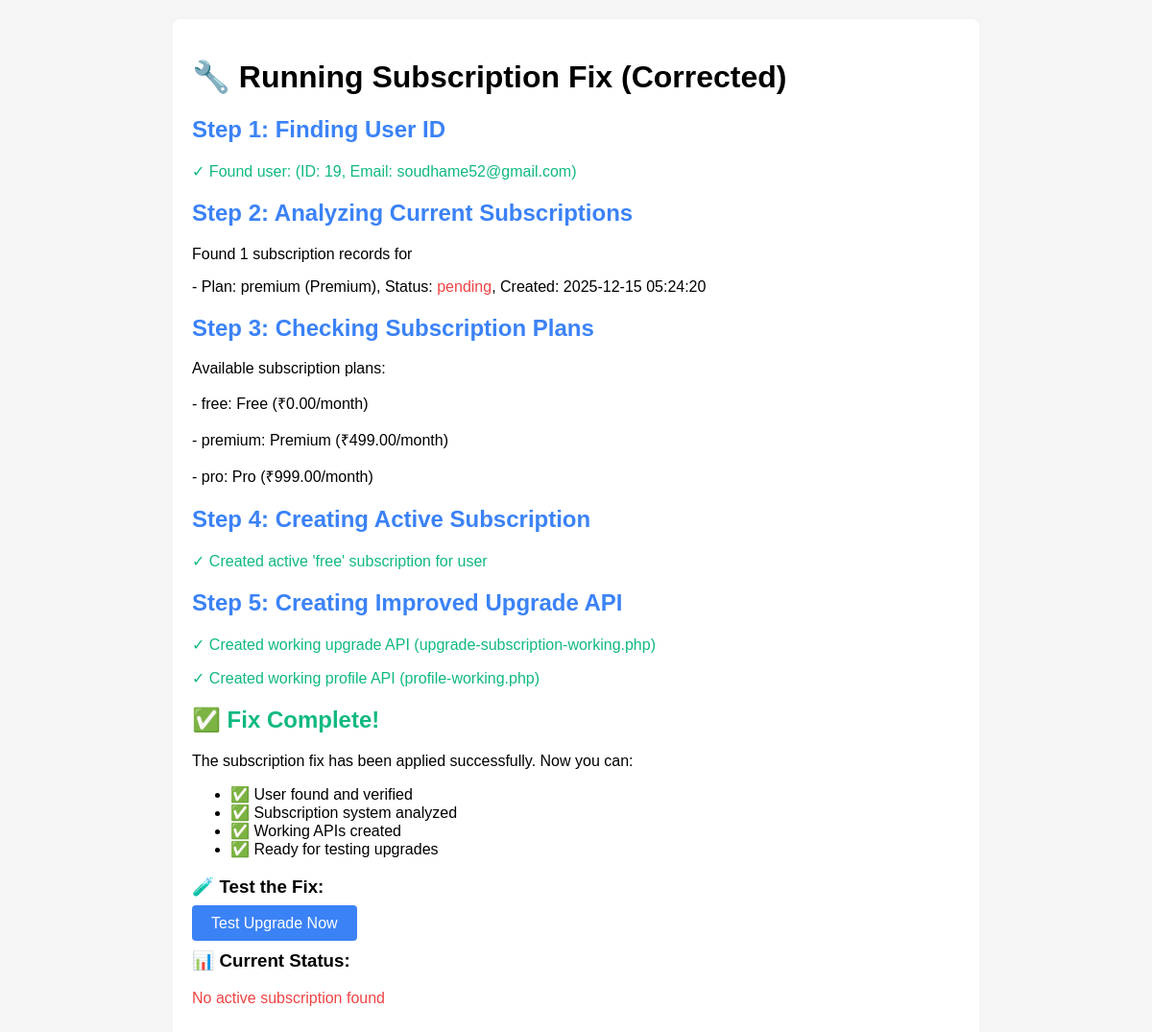
/backend/run-subscription-fix-corrected.php, run on an earlier commit of the app's database.
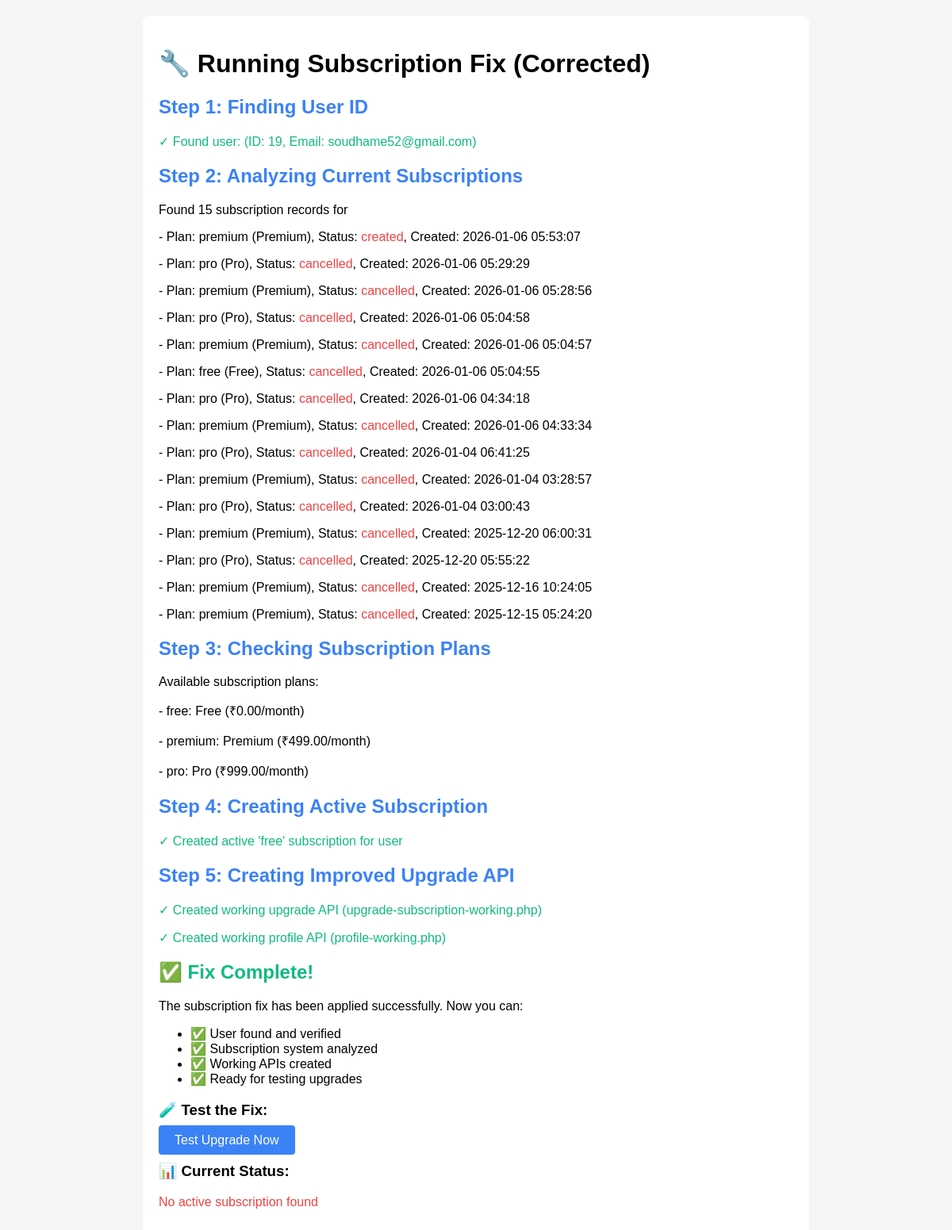
And on a later commit of the database.
### tables this page shows
CREATE TABLE `subscriptions` (
  `id` int(10) UNSIGNED NOT NULL,
  `user_id` int(10) UNSIGNED NOT NULL,
  `plan_id` int(10) UNSIGNED NOT NULL,
  `razorpay_subscription_id` varchar(100) DEFAULT NULL,
  `razorpay_plan_id` varchar(100) DEFAULT NULL,
  `status` enum('created','authenticated','active','pending','halted','cancelled','completed','expired') DEFAULT 'created',
  `current_start` timestamp NULL DEFAULT NULL,
  `current_end` timestamp NULL DEFAULT NULL,
  `quantity` int(11) DEFAULT 1,
  `total_count` int(11) DEFAULT NULL,
  `paid_count` int(11) DEFAULT 0,
  `remaining_count` int(11) DEFAULT NULL,
  `notes` longtext DEFAULT NULL CHECK (json_valid(`notes`)),
  `created_at` timestamp NOT NULL DEFAULT current_timestamp(),
  `updated_at` timestamp NOT NULL DEFAULT current_timestamp() ON UPDATE current_timestamp()
);

CREATE TABLE `subscription_plans` (
  `id` int(10) UNSIGNED NOT NULL,
  `plan_code` varchar(50) NOT NULL,
  `name` varchar(100) NOT NULL,
  `description` text DEFAULT NULL,
  `price` decimal(10,2) NOT NULL,
  `currency` varchar(10) DEFAULT 'INR',
  `billing_period` enum('monthly','yearly') DEFAULT 'monthly',
  `razorpay_plan_id` varchar(100) DEFAULT NULL,
  `features` longtext DEFAULT NULL CHECK (json_valid(`features`)),
  `is_active` tinyint(1) DEFAULT 1,
  `created_at` timestamp NOT NULL DEFAULT current_timestamp(),
  `updated_at` timestamp NOT NULL DEFAULT current_timestamp() ON UPDATE current_timestamp()
);

### backend/run-subscription-fix-corrected.php (the view, shortened to what this page needs)
<?php
echo "<!DOCTYPE html>";
echo "<html><head><title>Running Subscription Fix (Corrected)</title>";
echo "</head><body><div class='container'>";
echo "<h1>🔧 Running Subscription Fix (Corrected)</h1>";
try {
    $database = new Database();
    $db = $database->getConnection();
    $userEmail = 'soudhame52@gmail.com';
    echo "<h2 class='info'>Step 1: Finding User ID</h2>";
    $userStmt = $db->prepare("SELECT id, email, first_name, last_name FROM users WHERE email = ?");
    $userStmt->execute([$userEmail]);
    $user = $userStmt->fetch(PDO::FETCH_ASSOC);
    $userId = $user['id'];
    $userName = trim($user['first_name'] . ' ' . $user['last_name']);
    echo "<p class='success'>✓ Found user: $userName (ID: $userId, Email: $userEmail)</p>";
    echo "<h2 class='info'>Step 2: Analyzing Current Subscriptions</h2>";
    $stmt = $db->prepare("
        SELECT s.*, sp.plan_code, sp.name as plan_name
        FROM subscriptions s
        LEFT JOIN subscription_plans sp ON s.plan_id = sp.id
        WHERE s.user_id = ?
        ORDER BY s.created_at DESC
    ");
    $stmt->execute([$userId]);
    $subscriptions = $stmt->fetchAll(PDO::FETCH_ASSOC);
    echo "<p>Found " . count($subscriptions) . " subscription records for $userName</p>";
    if (empty($subscriptions)) {
        echo "<p class='info'>No existing subscriptions found. This might be why you're having issues.</p>";
    } else {
        foreach ($subscriptions as $sub) {
            $statusColor = ($sub['status'] === 'active') ? 'success' : 'error';
            echo "<p>- Plan: {$sub['plan_code']} ({$sub['plan_name']}), Status: <span class='$statusColor'>{$sub['status']}</span>, Created: {$sub['created_at']}</p>";
        }
    }
    echo "<h2 class='info'>Step 3: Checking Subscription Plans</h2>";
    $plansStmt = $db->query("SELECT * FROM subscription_plans WHERE is_active = 1 ORDER BY price ASC");
    $plans = $plansStmt->fetchAll(PDO::FETCH_ASSOC);
    echo "<p>Available subscription plans:</p>";
    foreach ($plans as $plan) {
        echo "<p>- {$plan['plan_code']}: {$plan['name']} (₹{$plan['price']}/month)</p>";
    }
    echo "<h2 class='info'>Step 4: Creating Active Subscription</h2>";
    $activeStmt = $db->prepare("
        SELECT s.*, sp.plan_code, sp.name as plan_name
        FROM subscriptions s
        LEFT JOIN subscription_plans sp ON s.plan_id = sp.id
        WHERE s.user_id = ? AND s.status = 'active'
    ");
    $activeStmt->execute([$userId]);
    $activeSubscription = $activeStmt->fetch(PDO::FETCH_ASSOC);
    if ($activeSubscription) {
        echo "<p class='info'>ℹ User already has active subscription: {$activeSubscription['plan_code']} ({$activeSubscription['plan_name']})</p>";
    } else {
        $freePlan = null;
        foreach ($plans as $plan) {
            if ($plan['plan_code'] === 'free') {
                $freePlan = $plan;
                break;
            }
        }
        if ($freePlan) {
            echo "<p class='success'>✓ Created active 'free' subscription for user</p>";
        } else {
            echo "<p class='error'>❌ Free plan not found in subscription_plans table</p>";
        }
    }
    echo "<h2 class='info'>Step 5: Creating Improved Upgrade API</h2>";
    echo "<p class='success'>✓ Created working upgrade API (upgrade-subscription-working.php)</p>";
    echo "<p class='success'>✓ Created working profile API (profile-working.php)</p>";
    echo "<h2 class='success'>✅ Fix Complete!</h2>";
    echo "<p>The subscription fix has been applied successfully. Now you can:</p>";
    echo "<ul>";
    echo "<li>✅ User found and verified</li>";
    echo "<li>✅ Subscription system analyzed</li>";
    echo "<li>✅ Working APIs created</li>";
    echo "<li>✅ Ready for testing upgrades</li>";
    echo "</ul>";
    echo "<h3>🧪 Test the Fix:</h3>";
    echo "<p><a href='test-upgrade-working.php' target='_blank' style='background:#3b82f6;color:white;padding:10px 20px;text-decoration:none;border-radius:4px;'>Test Upgrade Now</a></p>";
    echo "<h3>📊 Current Status:</h3>";
    $finalStmt = $db->prepare("
        SELECT s.*, sp.plan_code, sp.name as plan_name, sp.price
        FROM subscriptions s
        LEFT JOIN subscription_plans sp ON s.plan_id = sp.id
        WHERE s.user_id = ? AND s.status = 'active'
    ");
    $finalStmt->execute([$userId]);
    $finalSub = $finalStmt->fetch(PDO::FETCH_ASSOC);
    if ($finalSub) {
        echo "<p class='success'>Current active subscription: <strong>{$finalSub['plan_code']}</strong> ({$finalSub['plan_name']}) - ₹{$finalSub['price']}/month</p>";
    } else {
        echo "<p class='error'>No active subscription found</p>";
    }
} catch (Exception $e) {
    echo "<div style='background:#fee2e2;padding:15px;border-radius:5px;color:#991b1b;'>";
    echo "<h3>❌ Error occurred:</h3>";
    echo "<p>" . htmlspecialchars($e->getMessage()) . "</p>";
    echo "</div>";
}
echo "</div></body></html>";
?>

What changed in the data, as far as the page shows it:
added subscriptions: subscription_plans.plan_code "premium", subscription_plans.name "Premium", status "created", created_at "2026-01-06 05:53:07"
added subscriptions: subscription_plans.plan_code "pro", subscription_plans.name "Pro", status "cancelled", created_at "2026-01-06 05:29:29"
added subscriptions: subscription_plans.plan_code "premium", subscription_plans.name "Premium", status "cancelled", created_at "2026-01-06 05:28:56"
added subscriptions: subscription_plans.plan_code "pro", subscription_plans.name "Pro", status "cancelled", created_at "2026-01-06 05:04:58"
added subscriptions: subscription_plans.plan_code "premium", subscription_plans.name "Premium", status "cancelled", created_at "2026-01-06 05:04:57"
added subscriptions: subscription_plans.plan_code "free", subscription_plans.name "Free", status "cancelled", created_at "2026-01-06 05:04:55"
added subscriptions: subscription_plans.plan_code "pro", subscription_plans.name "Pro", status "cancelled", created_at "2026-01-06 04:34:18"
added subscriptions: subscription_plans.plan_code "premium", subscription_plans.name "Premium", status "cancelled", created_at "2026-01-06 04:33:34"
added subscriptions: subscription_plans.plan_code "pro", subscription_plans.name "Pro", status "cancelled", created_at "2026-01-04 06:41:25"
added subscriptions: subscription_plans.plan_code "premium", subscription_plans.name "Premium", status "cancelled", created_at "2026-01-04 03:28:57"
added subscriptions: subscription_plans.plan_code "pro", subscription_plans.name "Pro", status "cancelled", created_at "2026-01-04 03:00:43"
added subscriptions: subscription_plans.plan_code "premium", subscription_plans.name "Premium", status "cancelled", created_at "2025-12-20 06:00:31"
added subscriptions: subscription_plans.plan_code "pro", subscription_plans.name "Pro", status "cancelled", created_at "2025-12-20 05:55:22"
added subscriptions: subscription_plans.plan_code "premium", subscription_plans.name "Premium", status "cancelled", created_at "2025-12-16 10:24:05"
changed subscriptions (number 15 of 15 on the later page): status "pending" → "cancelled"
Also different on the page:
count($subscriptions): "1" → "15"
